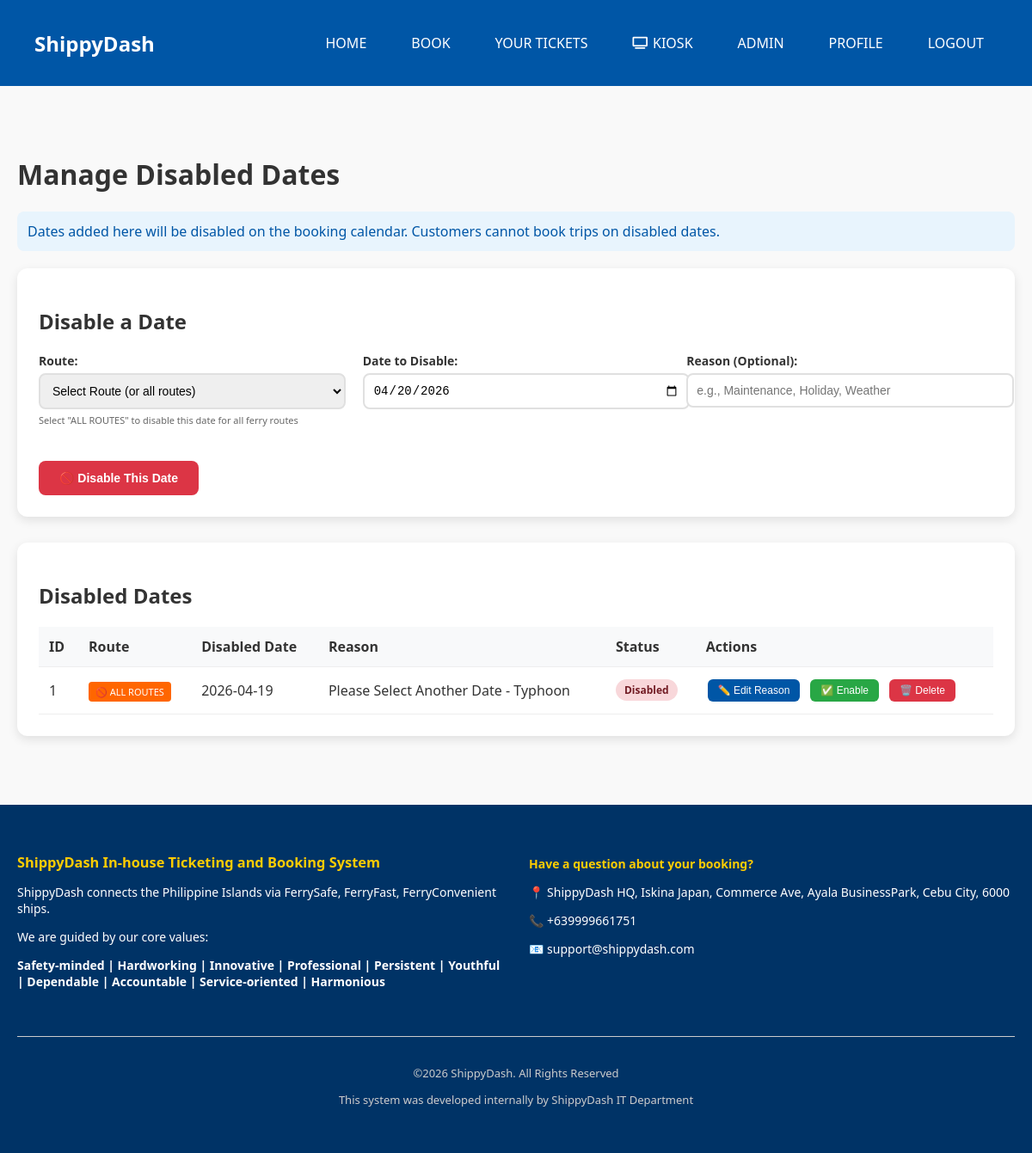
The app's page /admin/dates (signed in) with its own data.
### ticketingsystem.py (models this page shows, shortened)
class DisabledDate(db.Model):
    id = db.Column(db.Integer, primary_key=True)
    route_id = db.Column(db.Integer, db.ForeignKey('ferry_route.id'), nullable=True)
    date = db.Column(db.String(50), nullable=False)
    reason = db.Column(db.String(200), nullable=True)
    created_at = db.Column(db.DateTime, default=datetime.utcnow)
    route = db.relationship('FerryRoute', backref=db.backref('disabled_dates', lazy=True))

### ticketingsystem.py (the view)
@app.route('/admin/dates')
@admin_required
def admin_dates():
    routes = FerryRoute.query.filter_by(is_active=True).all()
    disabled_dates = DisabledDate.query.order_by(DisabledDate.date.desc()).all()
    return render_template('admin/dates.html', routes=routes, disabled_dates=disabled_dates)

### ticketingsystem.py (called while the page is built)
def admin_required(f):
    @wraps(f)
    def decorated_function(*args, **kwargs):
        if 'user_id' not in session:
            flash('Please login to access this page.', 'error')
            return redirect(url_for('login'))
        user = User.query.get(session['user_id'])
        if not user or not user.is_admin:
            flash('You do not have permission to access this page.', 'error')
            return redirect(url_for('home'))
        return f(*args, **kwargs)
    return decorated_function

### Templates/admin/dates.html (shortened to what this page needs)
{% extends "base.html" %}
{% block content %}
<div class="admin-container">
    <h1>Manage Disabled Dates</h1>
    <p class="info-text">Dates added here will be disabled on the booking calendar. Customers cannot book trips on disabled dates.</p>
    <div class="admin-card" style="margin-bottom: 30px;">
        <h2>Disable a Date</h2>
        <form method="POST" action="{{ url_for('admin_add_disabled_date') }}">
            <div class="form-grid">
                <div class="form-group">
                    <label>Route:</label>
                    <select name="route_id" required>
                        <option value="">Select Route (or all routes)</option>
                    </select>
                    <small class="hint">Select "ALL ROUTES" to disable this date for all ferry routes</small>
                </div>
                <div class="form-group">
                    <label>Date to Disable:</label>
                    <input type="date" name="date" id="datePicker" required>
                </div>
                <div class="form-group">
                    <label>Reason (Optional):</label>
                    <input type="text" name="reason" placeholder="e.g., Maintenance, Holiday, Weather">
                </div>
            </div>
            <button type="submit" class="btn-primary">🚫 Disable This Date</button>
        </form>
    </div>
    <div class="admin-card">
        <h2>Disabled Dates</h2>
        {% if disabled_dates %}
        <table class="data-table">
            <thead>
                <tr>
                    <th>ID</th>
                    <th>Route</th>
                    <th>Disabled Date</th>
                    <th>Reason</th>
                    <th>Status</th>
                    <th>Actions</th>
                </tr>
            </thead>
            <tbody>
                {% for date in disabled_dates %}
                <tr id="date-row-{{ date.id }}">
                    <td>{{ date.id }}</td>
                    <td id="route-{{ date.id }}">
                        {% if date.route_id == 0 or date.route_id == None %}
                        <span class="badge all-routes">🚫 ALL ROUTES</span>
                        {% else %}
                        {{ date.route.origin }} → {{ date.route.destination }}
                        {% endif %}
                    </td>
                    <td>{{ date.date }}</td>
                    <td id="reason-cell-{{ date.id }}" class="editable-reason">
                        <span class="reason-display" id="reason-display-{{ date.id }}">{{ date.reason or '—' }}</span>
                    </td>
                    <td>
                        <span class="status-badge status-disabled">Disabled</span>
                    </td>
                    <td class="actions">
                        <button onclick="editReason({ date,id })" id="edit-btn-{{ date.id }}" class="btn-small edit">✏️ Edit Reason</button>
                        <form method="POST" action="{{ url_for('admin_remove_disabled_date', date_id=date.id) }}" style="display:inline;" onsubmit="return confirm('Enable this date for booking?')">
                            <button type="submit" class="btn-small success">✅ Enable</button>
                        </form>
                        <form method="POST" action="{{ url_for('admin_delete_disabled_date', date_id=date.id) }}" style="display:inline;" onsubmit="return confirm('Delete this disabled date entry?')">
                            <button type="submit" class="btn-small danger">🗑️ Delete</button>
                        </form>
                    </td>
                </tr>
                {% endfor %}
            </tbody>
        </table>
        {% else %}
        <p class="no-data">No disabled dates. All dates are available for booking.</p>
        {% endif %}
    </div>
</div>
{% endblock %}

### static/style.css (style rules this page uses)
body { margin: 0; font-family: 'Segoe UI', sans-serif; background-color: #f9f9f9; color: #333; }
select, input[type="date"] { width: 100%; padding: 12px; border-radius: 6px; border: 1px solid #ccc; font-size: 16px; }
.form-group { margin-bottom: 20px; }
.form-group { margin-bottom: 20px; text-align: left; }
.form-group label { display: block; margin-bottom: 6px; font-weight: bold; }
.form-group input { width: 100%; padding: 12px; border-radius: 6px; border: 1px solid #ccc; font-size: 16px; }

### Templates/admin/dates.html (style rules this page uses)
.admin-container { max-width: 1200px; margin: 40px auto; padding: 20px; }
.admin-card { background: white; padding: 25px; border-radius: 12px; box-shadow: 0 4px 12px rgba(0,0,0,0.1); overflow-x: auto; margin-bottom: 20px; }
.form-grid { display: grid; grid-template-columns: repeat(auto-fit, minmax(250px, 1fr)); gap: 20px; margin-bottom: 20px; }
.form-group label { display: block; margin-bottom: 5px; font-weight: 600; font-size: 14px; }
.form-group select, .form-group input { width: 100%; padding: 10px; border: 2px solid #e0e0e0; border-radius: 8px; font-size: 14px; }
.hint { display: block; font-size: 11px; color: #666; margin-top: 5px; }
.info-text { background: #e8f4fd; padding: 12px; border-radius: 8px; margin-bottom: 20px; color: #0056a6; }
.data-table { width: 100%; border-collapse: collapse; }
.data-table th, .data-table td { padding: 12px; text-align: left; border-bottom: 1px solid #eee; }
.data-table th { background: #f8f9fa; font-weight: 600; }
.btn-primary { background: #dc3545; color: white; padding: 12px 24px; border: none; border-radius: 8px; cursor: pointer; font-size: 14px; font-weight: 600; }
.btn-small { padding: 6px 12px; border: none; border-radius: 6px; font-size: 12px; cursor: pointer; margin: 2px; }
.btn-small.edit { background: #0056a6; color: white; }
.btn-small.success { background: #28a745; color: white; }
.btn-small.danger { background: #dc3545; color: white; }
.actions { display: flex; gap: 8px; flex-wrap: wrap; }
.status-badge { padding: 4px 10px; border-radius: 20px; font-size: 12px; font-weight: bold; display: inline-block; }
.status-disabled { background: #f8d7da; color: #721c24; }
.badge.all-routes { background: #ff6600; color: white; padding: 4px 8px; border-radius: 4px; font-size: 11px; }
.editable-reason { min-width: 250px; }
.reason-display { display: inline-block; padding: 4px 0; }

### records on screen
DisabledDate: id "1", shows "🚫 ALL ROUTES", date "2026-04-19", reason "Please Select Another Date - Typhoon"
